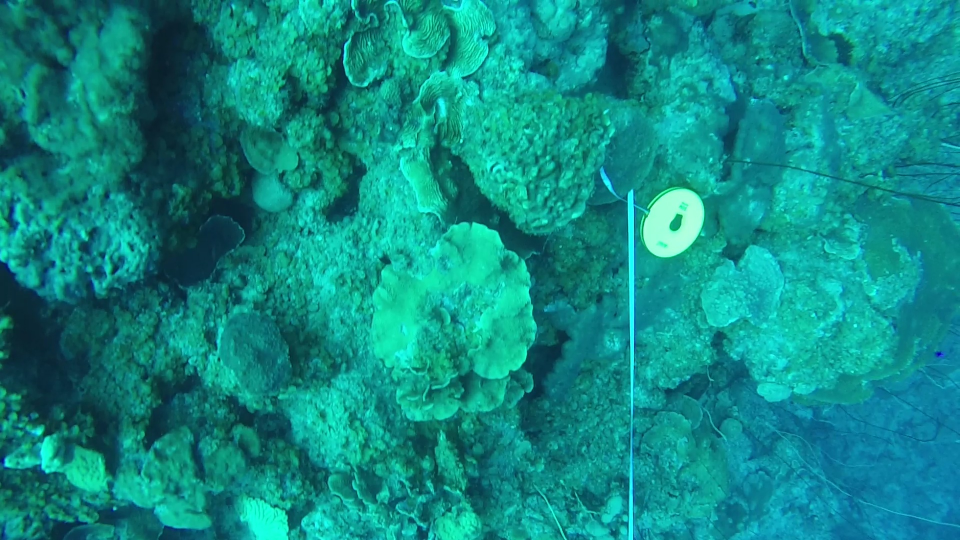
#> input picture fusion/1.jpg, 1920 x 1080 px (shown at 1/2 size)
$ python fusion.py 1.jpg
#> lines starting #> are read from the running program, lines starting #| are printed output that depends on the picture
import cv2
import numpy as np
import matplotlib.pyplot as plt
from skimage import exposure as ex
import imageio
import math
import threading as th
import time
import queue
import sys

def GaussianPyramid(img,level):
    g=img.copy()
    gp=[g]
    for i in range(level):
        g=cv2.pyrDown(g)
        gp.append(g)
    return gp

def LaplacianPyramid(img,level):
    l=img.copy()
    gp=GaussianPyramid(img,level)
    lp=[gp[level]]
    for i in range(level,0,-1):
        size=(gp[i-1].shape[1],gp[i-1].shape[0])
        ge=cv2.pyrUp(gp[i],dstsize=size)
        l=cv2.subtract(gp[i-1],ge)
        lp.append(l)
    lp.reverse()
    return lp

def PyramidReconstruct(lapl_pyr):
    output = None
    output = np.zeros((lapl_pyr[0].shape[0],lapl_pyr[0].shape[1]), dtype=np.float64)
    for i in range(len(lapl_pyr)-1,0,-1):
        lap = cv2.pyrUp(lapl_pyr[i])
        lapb = lapl_pyr[i-1]
        if lap.shape[0] > lapb.shape[0]:
            lap = np.delete(lap,(-1),axis=0)
        if lap.shape[1] > lapb.shape[1]:
            lap = np.delete(lap,(-1),axis=1)
        tmp = lap + lapb
        lapl_pyr.pop()
        lapl_pyr.pop()
        lapl_pyr.append(tmp)
        output = tmp
    return output

def Exposedness(img):
    sigma=0.25
    average=0.5
    row=img.shape[0]
    col=img.shape[1]
    gray = cv2.cvtColor(img, cv2.COLOR_BGR2GRAY)
    cv2.normalize(gray, dst=gray, alpha=0.0, beta=1.0, norm_type=cv2.NORM_MINMAX)
    res=np.zeros((row,col), np.float32)
    for i in range(row):
        for j in range(col):
            res[i,j]=math.exp(-1.0*math.pow(gray[i,j]-average,2.0)/(2*math.pow(sigma,2.0)))
    res=(res*255)
    res = cv2.convertScaleAbs(res)
    return res


def Fusion(w1,w2,img1,img2):
    a = time.time()

    level=5
    weight1=GaussianPyramid(w1,level)
    weight2=GaussianPyramid(w2,level)
    b1,g1,r1=cv2.split(img1)
    b_pyr1=LaplacianPyramid(b1,level)
    g_pyr1=LaplacianPyramid(g1,level)
    r_pyr1=LaplacianPyramid(r1,level)
    b2,g2,r2=cv2.split(img2)
    b_pyr2=LaplacianPyramid(b2,level)
    g_pyr2=LaplacianPyramid(g2,level)
    r_pyr2=LaplacianPyramid(r2,level)
    b_pyr=[]
    g_pyr=[]
    r_pyr=[]
    for i in range(level):
        b_pyr.append(cv2.add(cv2.multiply(weight1[i],b_pyr1[i]),cv2.multiply(weight2[i],b_pyr2[i])))
        g_pyr.append(cv2.add(cv2.multiply(weight1[i],g_pyr1[i]),cv2.multiply(weight2[i],g_pyr2[i])))
        r_pyr.append(cv2.add(cv2.multiply(weight1[i],r_pyr1[i]),cv2.multiply(weight2[i],r_pyr2[i])))
    b_channel=PyramidReconstruct(b_pyr)
    g_channel=PyramidReconstruct(g_pyr)
    r_channel=PyramidReconstruct(r_pyr)
    out_img=cv2.merge((b_channel,g_channel,r_channel))

    print("Normal done in ", time.time()-a)
    return out_img

def ApplyGuass_ll(w1, w2, level):
    que = queue.Queue()
    #weight1=GaussianPyramid(w1,level)
    #weight2=GaussianPyramid(w2,level)
    t1 = th.Thread(target=lambda q, arg1,arg2: q.put(GaussianPyramid(arg1,arg2)), args=(que, w1, level))
    t1.start()
    t1.join()
    t2 = th.Thread(target=lambda q, arg1,arg2: q.put(GaussianPyramid(arg1,arg2)), args=(que, w2, level))
    t2.start()
    t2.join()
    weight1 = que.get()
    weight2 = que.get()
    arr = [weight1, weight2]
    return arr

def ApllyLaplac_ll(b1, g1, r1, b2, g2, r2, level):
    que = queue.Queue()
    #b_pyr1=LaplacianPyramid(b1,level)
    #g_pyr1=LaplacianPyramid(g1,level)
    #r_pyr1=LaplacianPyramid(r1,level)
    t3 = th.Thread(target=lambda q, arg1,arg2: q.put(LaplacianPyramid(arg1,arg2)), args=(que, b1, level))
    t3.start()
    t3.join()
    t4 = th.Thread(target=lambda q, arg1,arg2: q.put(LaplacianPyramid(arg1,arg2)), args=(que, g1, level))
    t4.start()
    t4.join()
    t5 = th.Thread(target=lambda q, arg1,arg2: q.put(LaplacianPyramid(arg1,arg2)), args=(que, r1, level))
    t5.start()
    t5.join()
    #b_pyr2=LaplacianPyramid(b2,level)
    #g_pyr2=LaplacianPyramid(g2,level)
    #r_pyr2=LaplacianPyramid(r2,level)
    t6 = th.Thread(target=lambda q, arg1,arg2: q.put(LaplacianPyramid(arg1,arg2)), args=(que, b2, level))
    t6.start()
    t6.join()
    t7 = th.Thread(target=lambda q, arg1,arg2: q.put(LaplacianPyramid(arg1,arg2)), args=(que, g2, level))
    t7.start()
    t7.join()
    t8 = th.Thread(target=lambda q, arg1,arg2: q.put(LaplacianPyramid(arg1,arg2)), args=(que, r2, level))
    t8.start()
    #join all
    t8.join()
    #getting result
    arr = []
    for i in range(6):
        arr.append(que.get())
    return arr

def ApplyFusion_ll(b_pyr, g_pyr, r_pyr):
    que = queue.Queue()
    #b_channel=PyramidReconstruct(b_pyr)
    #g_channel=PyramidReconstruct(g_pyr)
    #r_channel=PyramidReconstruct(r_pyr)
    x1 = th.Thread(target=lambda q, arg1: q.put(PyramidReconstruct(arg1)), args=(que, b_pyr))
    x1.start()
    x1.join()
    x2 = th.Thread(target=lambda q, arg1: q.put(PyramidReconstruct(arg1)), args=(que, g_pyr))
    x2.start()
    x2.join()
    x3 = th.Thread(target=lambda q, arg1: q.put(PyramidReconstruct(arg1)), args=(que, r_pyr))
    x3.start()
    x3.join()
    #getting result
    arr = []
    for i in range(3):
        arr.append(que.get())
    return arr


def Fusion_Pll(w1,w2,img1,img2):
    a = time.time()
    level=5
    #GuassianPyramid
    weight = ApplyGuass_ll(w1, w2, level)
    weight1 = weight[0]
    weight2 = weight[1]
    b1,g1,r1=cv2.split(img1)
    b2,g2,r2=cv2.split(img2)
    #LaplacianPyramid
    pyr = ApllyLaplac_ll(b1, g1, r1, b2, g2, r2, level)
    b_pyr1 = pyr[0]
    g_pyr1 = pyr[1]
    r_pyr1 = pyr[2]
    b_pyr2 = pyr[3]
    g_pyr2 = pyr[4]
    r_pyr2 = pyr[5]
    #prefusioncode
    b_pyr=[]
    g_pyr=[]
    r_pyr=[]
    for i in range(level):
        b_pyr.append(cv2.add(cv2.multiply(weight1[i],b_pyr1[i]),cv2.multiply(weight2[i],b_pyr2[i])))
        g_pyr.append(cv2.add(cv2.multiply(weight1[i],g_pyr1[i]),cv2.multiply(weight2[i],g_pyr2[i])))
        r_pyr.append(cv2.add(cv2.multiply(weight1[i],r_pyr1[i]),cv2.multiply(weight2[i],r_pyr2[i])))

    channel = ApplyFusion_ll(b_pyr, g_pyr, r_pyr)
    b_channel = channel[0]
    g_channel = channel[1]
    r_channel = channel[2]

    out_img=cv2.merge((b_channel,g_channel,r_channel))
    print("Parallel done in ", time.time()-a)
    return out_img


def white_balance(nimg):
    if nimg.dtype==np.uint8:
        brightest=float(2**8)
    elif nimg.dtype==np.uinAt16:
        brightest=float(2**16)
    elif nimg.dtype==np.uint32:
        brightest=float(2**32)
    else:
        brightest==float(2**8)
    nimg = nimg.transpose(2, 0, 1)
    nimg = nimg.astype(np.int32)
    nimg[0] = np.minimum(nimg[0] * (brightest/float(nimg[0].max())),255)
    nimg[1] = np.minimum(nimg[1] * (brightest/float(nimg[1].max())),255)
    nimg[2] = np.minimum(nimg[2] * (brightest/float(nimg[2].max())),255)
    return nimg.transpose(1, 2, 0).astype(np.uint8)


def calculatePx(pmg, brightest, i):
    pmg[i] = np.minimum(pmg[i]*(brightest/float(pmg[i].max())), 255)

def white_balance_ll(nimg):
    if nimg.dtype==np.uint8:
        brightest=float(2**8)
    elif nimg.dtype==np.uinAt16:
        brightest=float(2**16)
    elif nimg.dtype==np.uint32:
        brightest=float(2**32)
    else:
        brightest==float(2**8)
    nimg = nimg.transpose(2, 0, 1)
    nimg = nimg.astype(np.int32)

    x1 = th.Thread(target=calculatePx, args=(nimg, brightest, 0,))
    x2 = th.Thread(target=calculatePx, args=(nimg, brightest, 1,))
    x3 = th.Thread(target=calculatePx, args=(nimg, brightest, 2,))
    x1.start()
    x2.start()
    x3.start()
    x1.join()
    x2.join()
    x3.join()

    return nimg.transpose(1, 2, 0).astype(np.uint8)


def color_balance(img,percent):
    if percent<=0:
        percent=5 # taken as an average of (1-10).

    rows=img.shape[0]
    cols=img.shape[1]
    no_of_chanl=img.shape[2] # knowing the no. of channels in the present image

    halfpercent = percent/200.0 # halving the given percentage based on the given research paper

    channels=[] # list for storing all the present channels of the image separately.

    if no_of_chanl==3:
        for i in range(3):
            channels.append(img[:,:,i:i+1]) # add all the present channels of the image to this list separately
    else:
        channels.append(img)

    results=[]

    for i in range(no_of_chanl):
        #print(channels[i].shape)
        plane=channels[i].reshape(1,rows*cols,1)
        plane.sort()
        lower_value= plane[0][int(plane.shape[1]*halfpercent)][0]
        top_value = plane[0][int(plane.shape[1]*(1-halfpercent))][0]

        channel = channels[i]

        for p in range(rows):
            for q in range(cols):
                if channel[p][q][0] < lower_value :
                    channel[p][q][0]=lower_value
                if channel[p][q][0] < top_value :
                    channel[p][q][0]=top_value

        channel=cv2.normalize(channel,None,0.0,255.0/2,cv2.NORM_MINMAX)
        # convert the image in desired format-converted

        results.append(channel)

    output_image = np.zeros((rows,cols,3))
    # [4 lines of commented-out code are left out]
    output_image=cv2.merge(results)
    return output_image


def he(img):
    if(len(img.shape)==2):      #gray
        outImg = ex.equalize_hist(img[:,:])*255
    elif(len(img.shape)==3):    #RGB
        outImg = np.zeros((img.shape[0],img.shape[1],3))
        for channel in range(img.shape[2]):
            outImg[:, :, channel] = ex.equalize_hist(img[:, :, channel])*255

    outImg[outImg>255] = 255
    outImg[outImg<0] = 0
    return outImg.astype(np.uint8)


def pcont(outImg , channel, img):
    outImg[:, :, channel] = ex.equalize_hist(img[:, :, channel])*255

def he_ll(img):
    if(len(img.shape)==2):      #gray
        outImg = ex.equalize_hist(img[:,:])*255
    elif(len(img.shape)==3):    #RGB
        outImg = np.zeros((img.shape[0],img.shape[1],3))
        # [4 lines of commented-out code are left out]
        s1 = th.Thread(target=pcont, args=(outImg, 0, img,))
        s1.start()
        s2 = th.Thread(target=pcont, args=(outImg, 1, img,))
        s2.start()
        pcont(outImg , 2, img)
        s2.join()
        s1.join()


    outImg[outImg>255] = 255
    outImg[outImg<0] = 0
    return outImg.astype(np.uint8)


amg = cv2.imread("1.jpg")                   #读取图片
#> amg is the input picture: shape (1080, 1920, 3); mean B, G, R 132.5, 139.2, 14
a = time.time()
conimg = he_ll(amg)
#> in pcont, `outImg[:, :, channel] = ex.equalize_hist(img[:, :, channel])*255`:
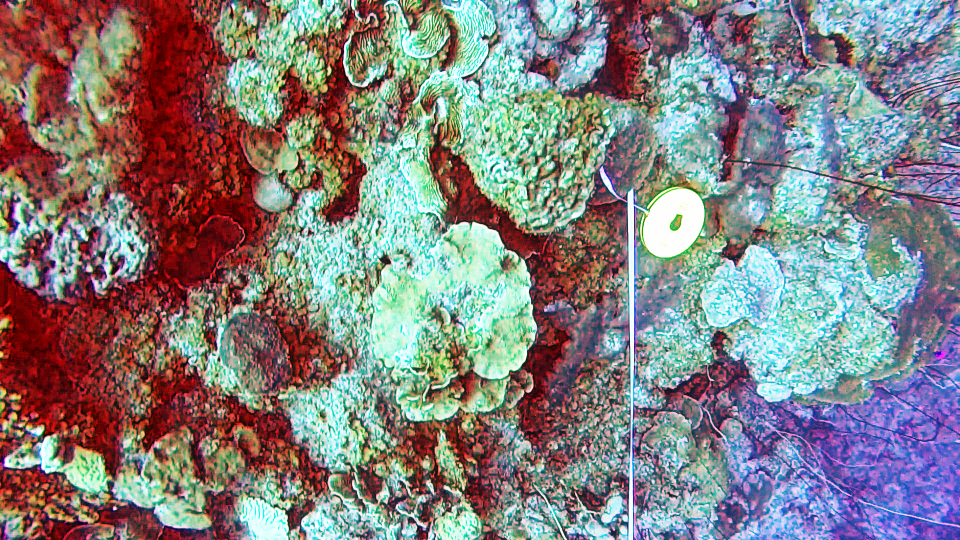
#> outImg: shape (1080, 1920, 3) float64 (shown at 1/2 size); mean B, G, R 82, 128.3, 132.9
print("Time taken ", time.time()-a)

cv2.imwrite("conimg.jpg",conimg)
#cv2.imshow("1",conimg)
#cv2.waitKey(0)
#cv2.destroyAllWindows()

a = time.time()
amg = cv2.imread("1.jpg")
final_image = white_balance(amg)
percent=100.0
i4 = color_balance(final_image,percent)
#> after the loop in color_balance, `for i in range(3):`: channels = 3 items
#> the loop in color_balance, `for i in range(no_of_chanl):` made 3 passes
#> (lower_value, top_value) on passes 1 to 3: (65, 65), (44, 44), (17, 17)
#> pass 1, in color_balance, `channel=cv2.normalize(channel,None,0.0,255.0/2,cv2.NORM_MINMAX)`:
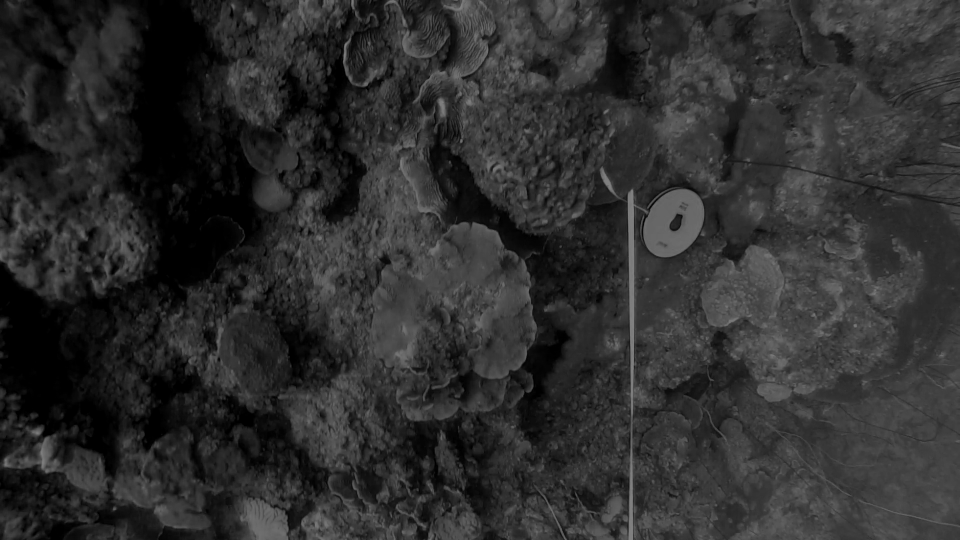
#> channel: shape (1080, 1920) (shown at 1/2 size); min 0, max 128, mean 45.5
#> after the loop in color_balance, `for i in range(no_of_chanl):`:
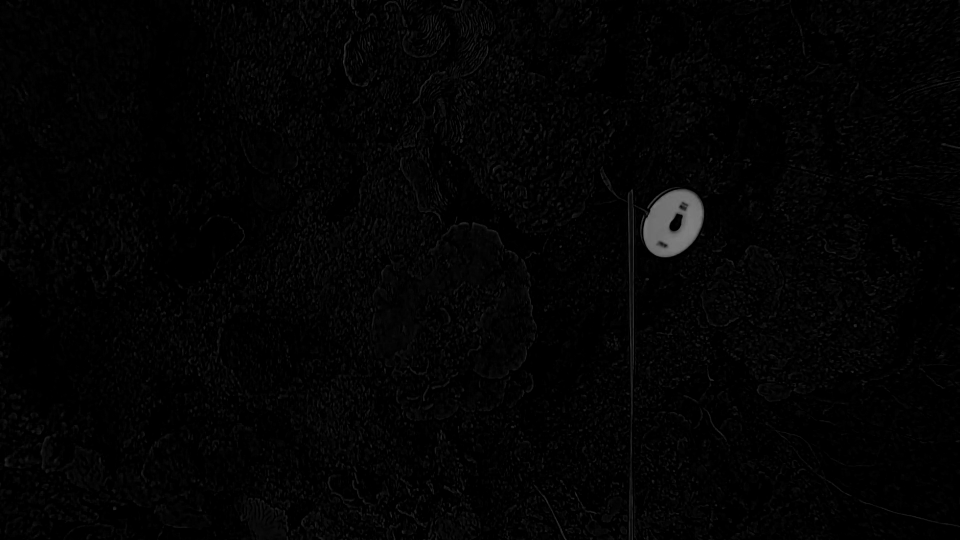
#> channel: shape (1080, 1920) (shown at 1/2 size); min 0, max 127, mean 3.3
#> in color_balance, `output_image=cv2.merge(results)`:
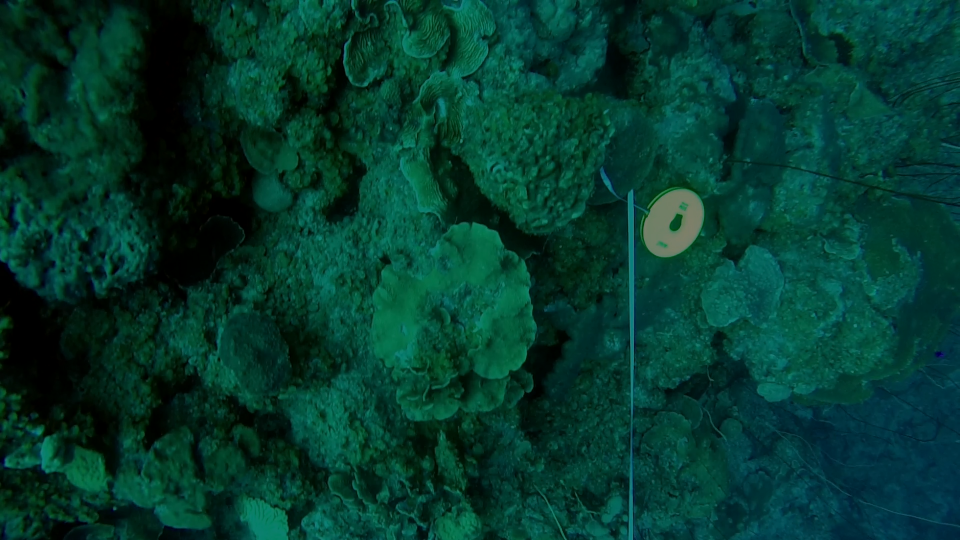
#> output_image: shape (1080, 1920, 3) (shown at 1/2 size); mean of channels 0, 1, 2 45.5, 57.5, 3.3; drawn as B, G, R


#img_name = sys.argv[1]
i5 = he(amg)
print("Time taken ", time.time()-a)

cv2.imwrite("i4.jpg",i4)
#cv2.imshow("2",i4)
#cv2.waitKey(0)
#cv2.destroyAllWindows()

cv2.imwrite("i5.jpg",i5)
#cv2.imshow("3",i5)
#cv2.waitKey(0)
#cv2.destroyAllWindows()

def reqFun(img):
    fmg = white_balance_ll(img)
    percent = 100.0
    i4 = color_balance(final_image,percent)
    return i4


a = time.time()
amg = cv2.imread("1.jpg")
que = queue.Queue()
th1 = th.Thread(target=lambda q, arg1: q.put(reqFun(arg1)), args=(que, amg))
th1.start()

hemg = he(amg)
th1.join()
wmg = que.get()
print("Time taken ", time.time()-a)

cv2.imwrite("wmg.jpg",wmg)
#cv2.imshow("4",wmg)
#cv2.waitKey(0)
#cv2.destroyAllWindows()

cv2.imwrite("he.jpg",hemg)
#cv2.imshow("5",hemg)
#cv2.waitKey(0)
#cv2.destroyAllWindows()

img4 = i4 #cv2.resize(i4,(512,512),interpolation=cv2.INTER_AREA)
gray = cv2.cvtColor(img4, cv2.COLOR_BGR2GRAY)

cv2.imwrite("Fusion.jpg",Fusion(gray,gray,img4,final_image))
#> after the loop in GaussianPyramid, `for i in range(level):`: gp = 6 items
#> call 3 of GaussianPyramid, with level = 5
#> after the loop in GaussianPyramid (call 3), `for i in range(level):`:
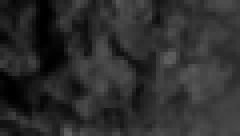
#> g: shape (34, 60) (shown 4 times larger); min 0, max 96, mean 45.2
#> the loop in LaplacianPyramid (call 2), `for i in range(level,0,-1):` made 5 passes
#> pass 2, in LaplacianPyramid (call 2), `l=cv2.subtract(gp[i-1],ge)`:
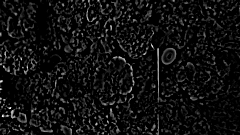
#> l: shape (135, 240); min 0, max 37, mean 2.4; drawn with min black and max white
#> after the loop in GaussianPyramid (call 6), `for i in range(level):`:
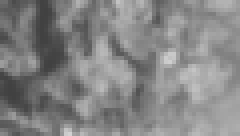
#> g: shape (34, 60) (shown 4 times larger); min 65, max 209, mean 132.3
#> after the loop in Fusion, `for i in range(level):`: b_pyr = 5 items
#> the loop in PyramidReconstruct, `for i in range(len(lapl_pyr)-1,0,-1):` made 4 passes
#> i on passes 1, 2, 4: 4, 3, 1
#> after the loop in PyramidReconstruct, `for i in range(len(lapl_pyr)-1,0,-1):`: lapl_pyr = 1 item
#> the loop in PyramidReconstruct (call 2), `for i in range(len(lapl_pyr)-1,0,-1):` made 4 passes
#cv2.imshow("6",Fusion(gray,gray,img4,final_image))
#cv2.waitKey(0)
#cv2.destroyAllWindows()

cv2.imwrite("Fusion_Pll.jpg",Fusion_Pll(gray,gray,img4,final_image))
#> in Fusion_Pll, `weight = ApplyGuass_ll(w1, w2, level)`: weight = 2 items
#> in Fusion_Pll, `weight1 = weight[0]`: weight1 = 6 items
#> after the loop in Fusion_Pll, `for i in range(level):`: b_pyr = 5 items
#> in Fusion_Pll, `channel = ApplyFusion_ll(b_pyr, g_pyr, r_pyr)`: channel = 3 items
#cv2.imshow("7",Fusion_Pll(gray,gray,img4,final_image))
#cv2.waitKey(0)
#cv2.destroyAllWindows()
